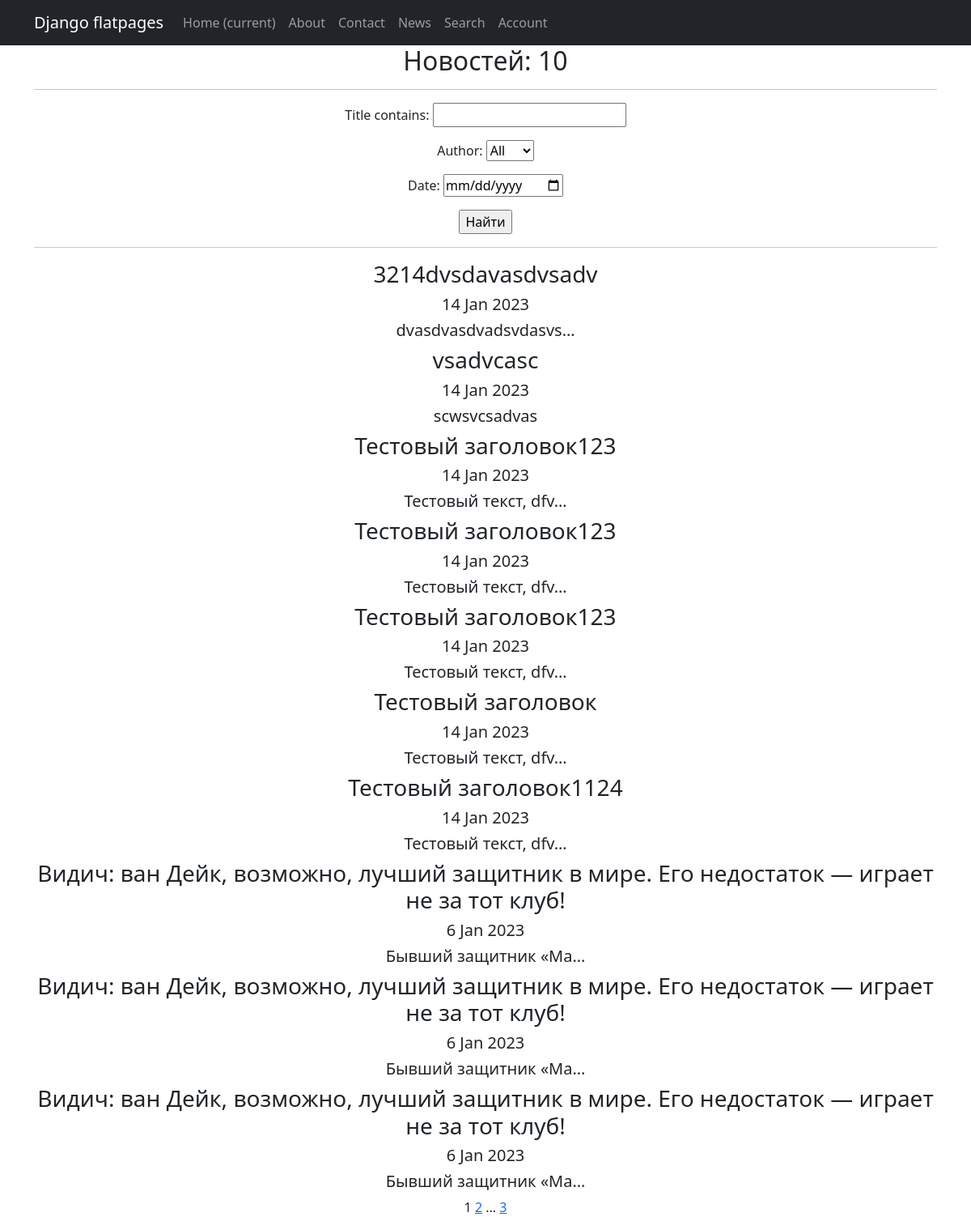
/news/search/, run on an earlier commit of the app's database.
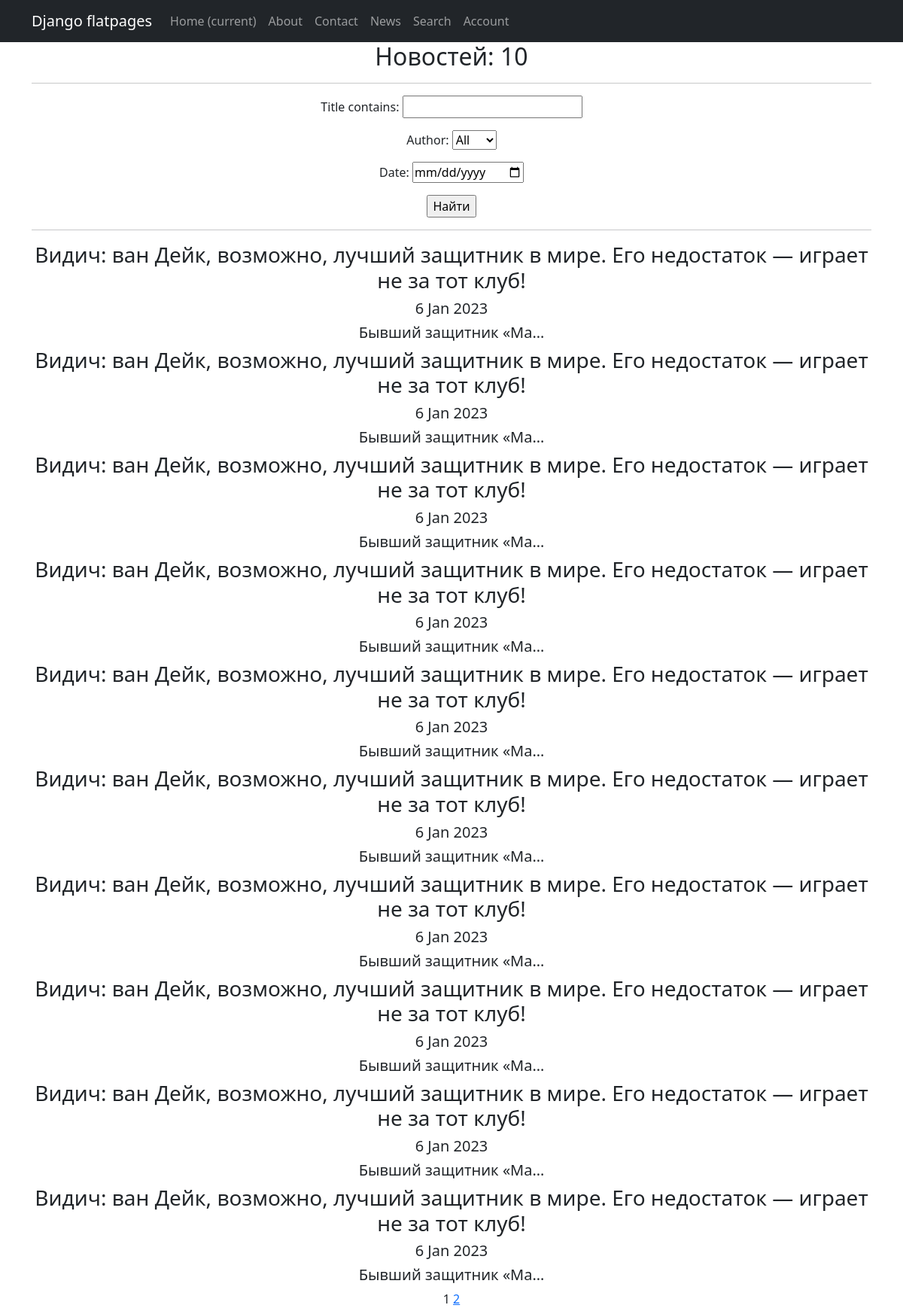
And on a later commit of the database.
### news/models.py (models this page shows, shortened)
class Post(models.Model):
    author = models.ForeignKey(Author, on_delete=models.CASCADE)
    type = models.CharField(max_length=10, choices=TYPES, default='article')
    time_in = models.DateTimeField(auto_now_add=True)
    category = models.ManyToManyField(Category, through='PostCategory')
    title = models.CharField(max_length=255)
    text = models.TextField()
    rating = models.IntegerField(default=0)

### news/views.py (the view)
# urls.py: path('news/search/', SearchList.as_view(), name='post_search'),
class SearchList(ListView):
    model = Post
    ordering = '-time_in'
    template_name = 'news_search.html'
    context_object_name = 'news'
    paginate_by = 10
    def get_queryset(self):
        queryset = super().get_queryset()
        self.filterset = PostFilter(self.request.GET, queryset)
        return self.filterset.qs
    def get_context_data(self, **kwargs):
        context = super().get_context_data(**kwargs)
        context['filterset'] = self.filterset
        return context

### news/models.py (called while the page is built)
    def __str__(self):
        return f'{self.user}'

### news/templatetags/custom_filters.py (called while the page is built)
@register.filter()
def censor(text):
    non_cens = ['редиска', 'овечкин', 'новость', 'это', 'что', 'год']
    try:
        if not isinstance(text, str):
            raise CensorException('Error')
        for word in non_cens:
            text = re.sub(word, word[0] + '*' * (len(word) - 1), text)
            title_word = word.title()
            text = re.sub(title_word, title_word[0] + '*' * (len(word) - 1), text)
        return text
    except CensorException as e:
        print(e)

### news/templatetags/custom_tags.py (called while the page is built)
@register.simple_tag(takes_context=True)
def url_replace(context, **kwargs):
   d = context['request'].GET.copy()
   for k, v in kwargs.items():
       d[k] = v
   return d.urlencode()

### templates/news_search.html (shortened to what this page needs)
{% extends 'flatpages/default.html' %}
{% load custom_filters %}
{% load custom_tags %}
{% block content %}
    <h2>Новостей: {{ news|length }}</h2>
    <hr>
    <form action="" method="get">
       {{ filterset.form.as_p }}
       <input type="submit" value="Найти" />
    </form>
    <hr>
    {% if news %}
        {% for new in news %}
            <h3>{{ new.title|censor }}</h3>
            <h5>{{ new.time_in|date:'j M Y' }}</h5>
            <h5>{{ new.text|censor|truncatechars:20 }}</h5>
        {% endfor %}
    {% else %}
        <h4>Новостей нет!</h4>
    {% endif %}
    {{ page_obj.number }}
    {% if page_obj.has_next %}
       <a href="?{% url_replace page=page_obj.next_page_number %}">{{ page_obj.next_page_number }}</a>
       {% if paginator.num_pages != page_obj.next_page_number %}
           ...
           <a href="?{% url_replace page=page_obj.paginator.num_pages %}">{{ page_obj.paginator.num_pages }}</a>
       {% endif %}
   {% endif %}
{% endblock content %}

What changed in the data, as far as the page shows it:
removed Post: title|censor "3214dvsdavasdvsadv", time_in "14 Jan 2023", text|censor "dvasdvasdvadsvdasvs…"
removed Post: title|censor "vsadvcasc", time_in "14 Jan 2023", text|censor "scwsvcsadvas"
removed Post: title|censor "Тестовый заголовок123", time_in "14 Jan 2023", text|censor "Тестовый текст, dfv…"
removed Post: title|censor "Тестовый заголовок123", time_in "14 Jan 2023", text|censor "Тестовый текст, dfv…"
removed Post: title|censor "Тестовый заголовок123", time_in "14 Jan 2023", text|censor "Тестовый текст, dfv…"
removed Post: title|censor "Тестовый заголовок", time_in "14 Jan 2023", text|censor "Тестовый текст, dfv…"
removed Post: title|censor "Тестовый заголовок1124", time_in "14 Jan 2023", text|censor "Тестовый текст, dfv…"
now on this page (row unchanged): Post: title|censor "Видич: ван Дейк, возможно, лучший защитник в мире. Его недостаток — играет не за тот клуб!", time_in "6 Jan 2023", text|censor "Бывший защитник «Ма…"
now on this page (row unchanged): Post: title|censor "Видич: ван Дейк, возможно, лучший защитник в мире. Его недостаток — играет не за тот клуб!", time_in "6 Jan 2023", text|censor "Бывший защитник «Ма…"
now on this page (row unchanged): Post: title|censor "Видич: ван Дейк, возможно, лучший защитник в мире. Его недостаток — играет не за тот клуб!", time_in "6 Jan 2023", text|censor "Бывший защитник «Ма…"
now on this page (row unchanged): Post: title|censor "Видич: ван Дейк, возможно, лучший защитник в мире. Его недостаток — играет не за тот клуб!", time_in "6 Jan 2023", text|censor "Бывший защитник «Ма…"
now on this page (row unchanged): Post: title|censor "Видич: ван Дейк, возможно, лучший защитник в мире. Его недостаток — играет не за тот клуб!", time_in "6 Jan 2023", text|censor "Бывший защитник «Ма…"
now on this page (row unchanged): Post: title|censor "Видич: ван Дейк, возможно, лучший защитник в мире. Его недостаток — играет не за тот клуб!", time_in "6 Jan 2023", text|censor "Бывший защитник «Ма…"
now on this page (row unchanged): Post: title|censor "Видич: ван Дейк, возможно, лучший защитник в мире. Его недостаток — играет не за тот клуб!", time_in "6 Jan 2023", text|censor "Бывший защитник «Ма…"
Also different on the page:
{{ page_obj.paginator.num_pages }}: "3" → (not shown)
